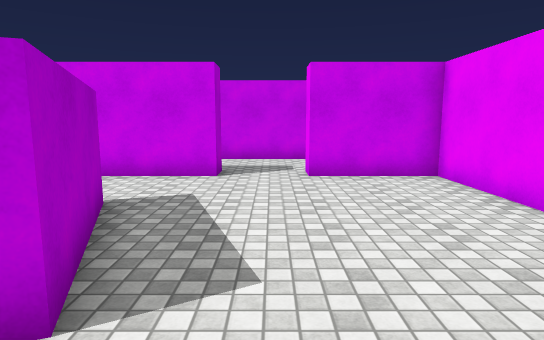
[1] (above)

18 first-person views from a walk through a scene from a Unity 3-D project. The camera is 1.5 m above the floor, tilts 8° down and sees 75° across. The floor is counted in squares, 1 m on a side. Each view is taken from the middle of a square. On the plan, view 1 faces up. The plan holds only what a view shows up to about 16 squares ahead; the rest is blank. The player is left out. Surface patterns are stand-ins for the level's own textures.

[2]
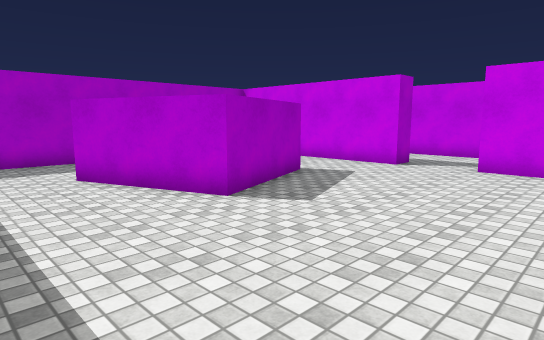

[3]
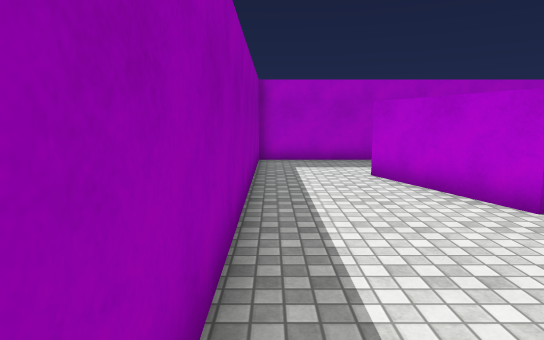

[4]
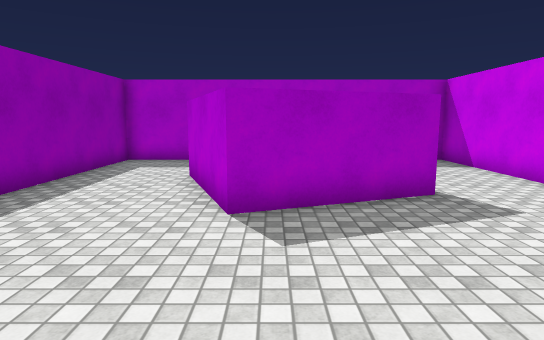

[5]
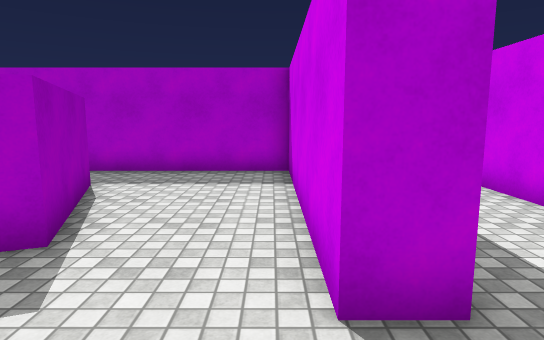

[6]
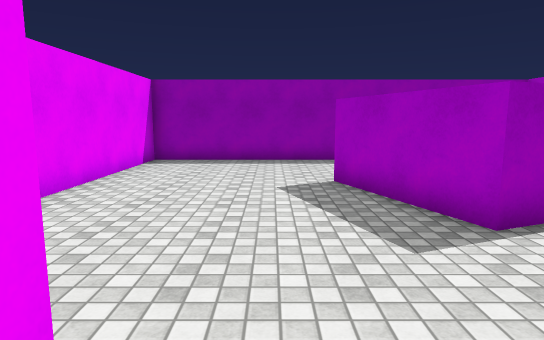

[7]
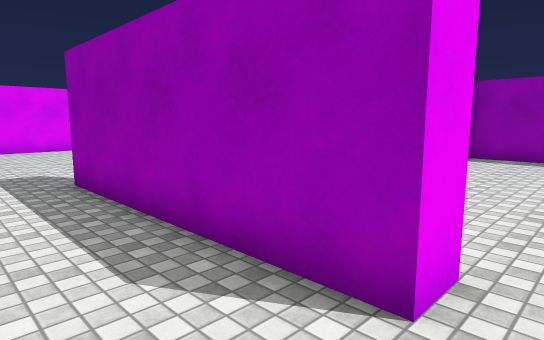

[8]
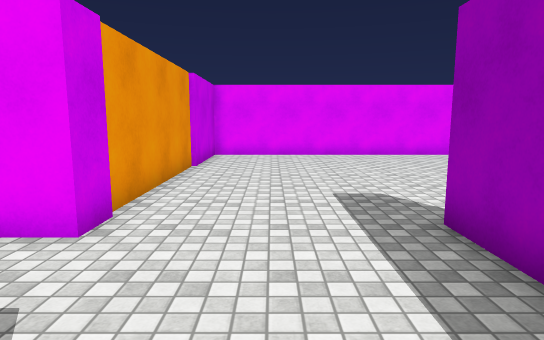

[9]
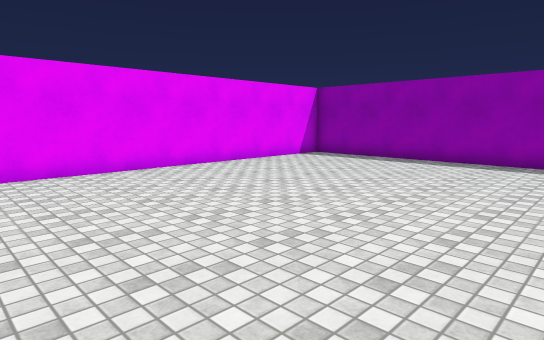

[10]
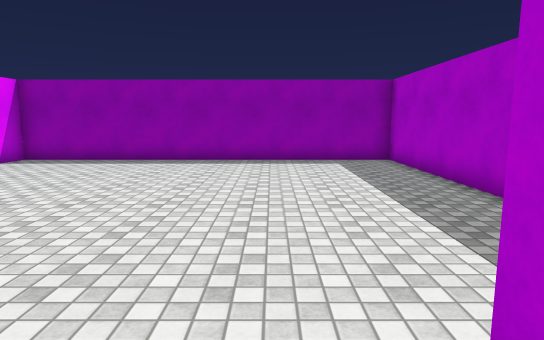

[11]
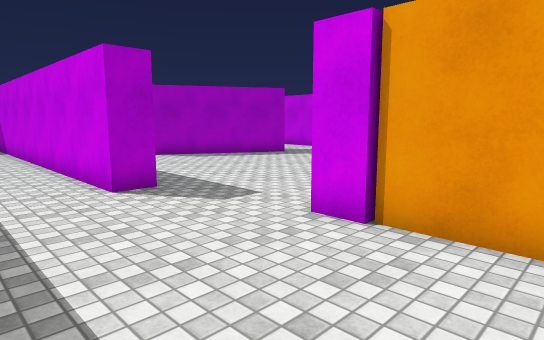

[12]
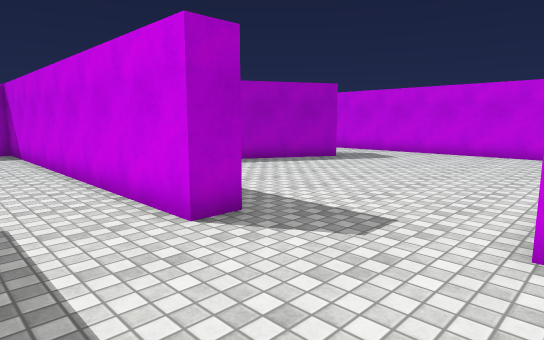

[13]
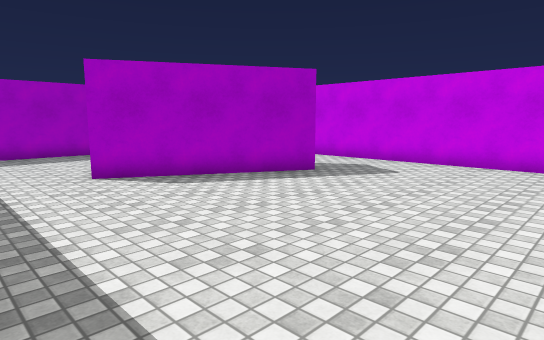

[14]
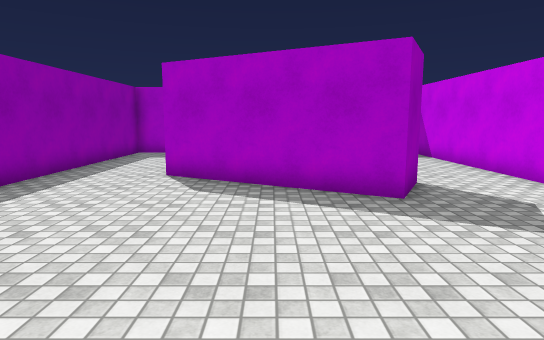

[15]
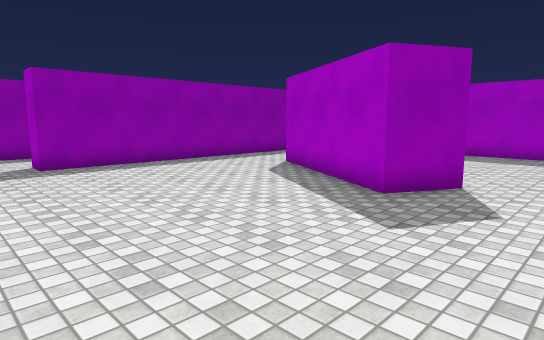

[16]
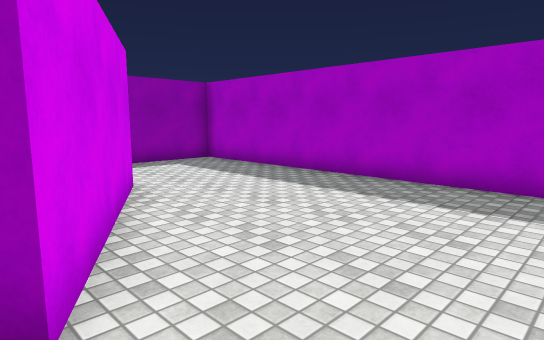

[17]
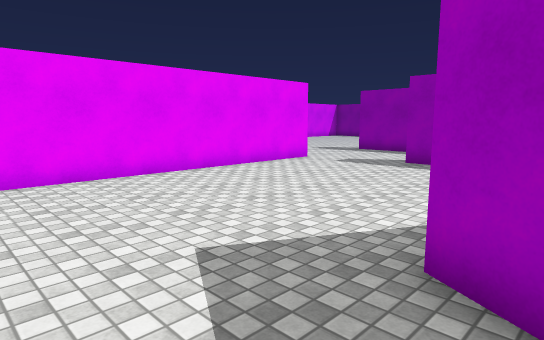

[18]
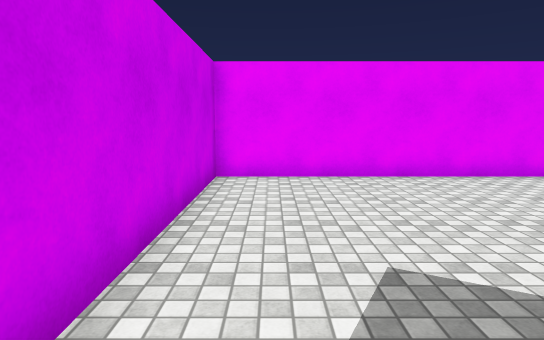

### Floor plan
Points are (right, up) in squares from view 1. A wall is a line through its corners. A room is listed if a view was taken in it or the views show most of it. See-through windows are left out.
Room 1 (views 1, 2, 3, 4, 5)
walls: (4.5, 5.8) (4.5, 9.5) (1, 9.5); (-7.2, 4.7) (-3.1, 6.3) (-1.5, 2.3) (-5.7, 0.7); (-1.5, 9.5) (-9.5, 9.5) (-9.5, 3.5); (-9.5, 1.9) (-9.5, -2.5) (4.5, -2.5) (4.5, 4.2)
ways out: opening at (-0.5, 10) to room 2
Room 2 (views 6, 7, 8, 9, 10, 11, 12, 13, 14, 15, 16, 17, 18)
walls: (8.4, 15.4) (8.4, 27.5) (-8.8, 27.5); (1, 9.5) (1, 10.5) (9, 10.5); (-1.5, 10.6) (-1.5, 9.5); (5.5, 4.2) (5.5, -2.5) (19.5, -2.5) (19.5, 15.6) (15.6, 15.6); (15.5, 15.6) (8.4, 15.6); (-4.5, 19) (-1.5, 24.5) (0.3, 23.5) (-2.7, 18); (-9.5, 26) (-9.5, 14.8) (4.5, 14.8) (4.5, 13.8) (-9.5, 13.8)
ways out: opening at (-0.5, 10) to room 1

Where each view was taken, in squares from view 1:
view 1: 0 up, 0 right, facing up
view 2: 2 down, 4 right, facing up-left
view 3: 2 down, 4 right, facing left
view 4: 3 up, 4 right, facing left
view 5: 9 up, 1 right, facing left
view 6: 11 up, 0 right, facing down
view 7: 13 up, 0 right, facing down-right
view 8: 13 up, 4 right, facing right
view 9: 11 up, 9 right, facing down-right
view 10: 11 up, 10 right, facing down
view 11: 11 up, 12 right, facing up-left
view 12: 11 up, 9 right, facing up-left
view 13: 15 up, 7 right, facing up-left
view 14: 21 up, 7 right, facing left
view 15: 27 up, 7 right, facing down-left
view 16: 27 up, 1 left, facing down-left
view 17: 27 up, 1 left, facing down-right
view 18: 26 up, 1 left, facing right
